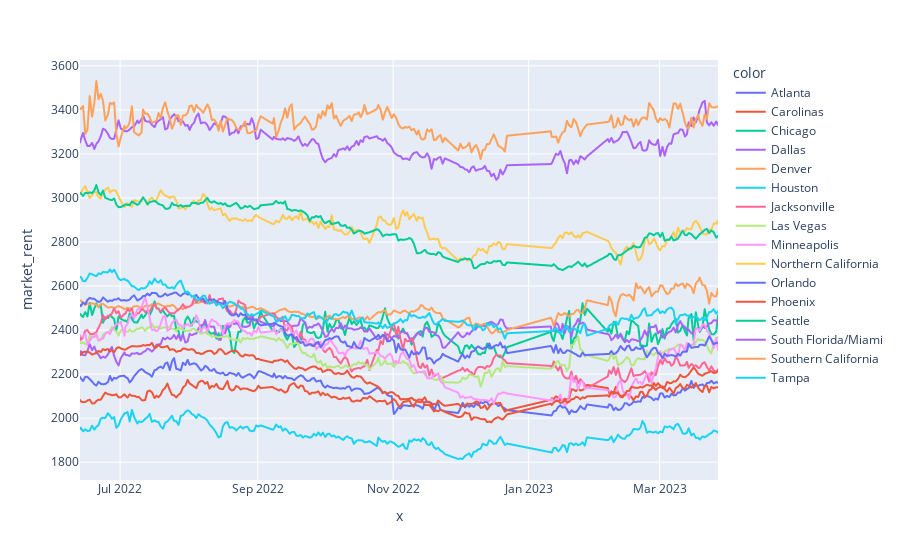

Notebook code cell kept with this figure:
### Code cell
# Breakdown by market_name

fig = px.line(rental_by_market, x=rental_by_market.index.get_level_values(0), y="market_rent", color=rental_by_market.index.get_level_values(1))
fig.show()

### Figure 1 — Plotly figure (JSON) as saved in the notebook; plotly's stock layout.template omitted (floating-point values rounded to 4 significant figures; data arrays with more than 128 entries replaced by an {"elided": "..."} marker saying what was removed)
{"data": [{"hovertemplate": "color=Atlanta<br>x=%{x}<br>market_rent=%{y}<extra></extra>", "legendgroup": "Atlanta", "line": {"color": "#636efa", "dash": "solid"}, "marker": {"symbol": "circle"}, "mode": "lines", "name": "Atlanta", "showlegend": true, "type": "scattergl", "x": {"elided": "252 str values"}, "xaxis": "x", "y": {"elided": "252 float values"}, "yaxis": "y"}, {"hovertemplate": "color=Carolinas<br>x=%{x}<br>market_rent=%{y}<extra></extra>", "legendgroup": "Carolinas", "line": {"color": "#EF553B", "dash": "solid"}, "marker": {"symbol": "circle"}, "mode": "lines", "name": "Carolinas", "showlegend": true, "type": "scattergl", "x": {"elided": "252 str values"}, "xaxis": "x", "y": {"elided": "252 float values"}, "yaxis": "y"}, {"hovertemplate": "color=Chicago<br>x=%{x}<br>market_rent=%{y}<extra></extra>", "legendgroup": "Chicago", "line": {"color": "#00cc96", "dash": "solid"}, "marker": {"symbol": "circle"}, "mode": "lines", "name": "Chicago", "showlegend": true, "type": "scattergl", "x": {"elided": "252 str values"}, "xaxis": "x", "y": {"elided": "252 float values"}, "yaxis": "y"}, {"hovertemplate": "color=Dallas<br>x=%{x}<br>market_rent=%{y}<extra></extra>", "legendgroup": "Dallas", "line": {"color": "#ab63fa", "dash": "solid"}, "marker": {"symbol": "circle"}, "mode": "lines", "name": "Dallas", "showlegend": true, "type": "scattergl", "x": {"elided": "252 str values"}, "xaxis": "x", "y": {"elided": "252 float values"}, "yaxis": "y"}, {"hovertemplate": "color=Denver<br>x=%{x}<br>market_rent=%{y}<extra></extra>", "legendgroup": "Denver", "line": {"color": "#FFA15A", "dash": "solid"}, "marker": {"symbol": "circle"}, "mode": "lines", "name": "Denver", "showlegend": true, "type": "scattergl", "x": {"elided": "252 str values"}, "xaxis": "x", "y": {"elided": "252 float values"}, "yaxis": "y"}, {"hovertemplate": "color=Houston<br>x=%{x}<br>market_rent=%{y}<extra></extra>", "legendgroup": "Houston", "line": {"color": "#19d3f3", "dash": "solid"}, "marker": {"symbol": "circle"}, "mode": "lines", "name": "Houston", "showlegend": true, "type": "scattergl", "x": {"elided": "252 str values"}, "xaxis": "x", "y": {"elided": "252 float values"}, "yaxis": "y"}, {"hovertemplate": "color=Jacksonville<br>x=%{x}<br>market_rent=%{y}<extra></extra>", "legendgroup": "Jacksonville", "line": {"color": "#FF6692", "dash": "solid"}, "marker": {"symbol": "circle"}, "mode": "lines", "name": "Jacksonville", "showlegend": true, "type": "scattergl", "x": {"elided": "252 str values"}, "xaxis": "x", "y": {"elided": "252 float values"}, "yaxis": "y"}, {"hovertemplate": "color=Las Vegas<br>x=%{x}<br>market_rent=%{y}<extra></extra>", "legendgroup": "Las Vegas", "line": {"color": "#B6E880", "dash": "solid"}, "marker": {"symbol": "circle"}, "mode": "lines", "name": "Las Vegas", "showlegend": true, "type": "scattergl", "x": {"elided": "252 str values"}, "xaxis": "x", "y": {"elided": "252 float values"}, "yaxis": "y"}, {"hovertemplate": "color=Minneapolis<br>x=%{x}<br>market_rent=%{y}<extra></extra>", "legendgroup": "Minneapolis", "line": {"color": "#FF97FF", "dash": "solid"}, "marker": {"symbol": "circle"}, "mode": "lines", "name": "Minneapolis", "showlegend": true, "type": "scattergl", "x": {"elided": "252 str values"}, "xaxis": "x", "y": {"elided": "252 float values"}, "yaxis": "y"}, {"hovertemplate": "color=Northern California<br>x=%{x}<br>market_rent=%{y}<extra></extra>", "legendgroup": "Northern California", "line": {"color": "#FECB52", "dash": "solid"}, "marker": {"symbol": "circle"}, "mode": "lines", "name": "Northern California", "showlegend": true, "type": "scattergl", "x": {"elided": "252 str values"}, "xaxis": "x", "y": {"elided": "252 float values"}, "yaxis": "y"}, {"hovertemplate": "color=Orlando<br>x=%{x}<br>market_rent=%{y}<extra></extra>", "legendgroup": "Orlando", "line": {"color": "#636efa", "dash": "solid"}, "marker": {"symbol": "circle"}, "mode": "lines", "name": "Orlando", "showlegend": true, "type": "scattergl", "x": {"elided": "252 str values"}, "xaxis": "x", "y": {"elided": "252 float values"}, "yaxis": "y"}, {"hovertemplate": "color=Phoenix<br>x=%{x}<br>market_rent=%{y}<extra></extra>", "legendgroup": "Phoenix", "line": {"color": "#EF553B", "dash": "solid"}, "marker": {"symbol": "circle"}, "mode": "lines", "name": "Phoenix", "showlegend": true, "type": "scattergl", "x": {"elided": "252 str values"}, "xaxis": "x", "y": {"elided": "252 float values"}, "yaxis": "y"}, {"hovertemplate": "color=Seattle<br>x=%{x}<br>market_rent=%{y}<extra></extra>", "legendgroup": "Seattle", "line": {"color": "#00cc96", "dash": "solid"}, "marker": {"symbol": "circle"}, "mode": "lines", "name": "Seattle", "showlegend": true, "type": "scattergl", "x": {"elided": "252 str values"}, "xaxis": "x", "y": {"elided": "252 float values"}, "yaxis": "y"}, {"hovertemplate": "color=South Florida/Miami<br>x=%{x}<br>market_rent=%{y}<extra></extra>", "legendgroup": "South Florida/Miami", "line": {"color": "#ab63fa", "dash": "solid"}, "marker": {"symbol": "circle"}, "mode": "lines", "name": "South Florida/Miami", "showlegend": true, "type": "scattergl", "x": {"elided": "252 str values"}, "xaxis": "x", "y": {"elided": "252 float values"}, "yaxis": "y"}, {"hovertemplate": "color=Southern California<br>x=%{x}<br>market_rent=%{y}<extra></extra>", "legendgroup": "Southern California", "line": {"color": "#FFA15A", "dash": "solid"}, "marker": {"symbol": "circle"}, "mode": "lines", "name": "Southern California", "showlegend": true, "type": "scattergl", "x": {"elided": "252 str values"}, "xaxis": "x", "y": {"elided": "252 float values"}, "yaxis": "y"}, {"hovertemplate": "color=Tampa<br>x=%{x}<br>market_rent=%{y}<extra></extra>", "legendgroup": "Tampa", "line": {"color": "#19d3f3", "dash": "solid"}, "marker": {"symbol": "circle"}, "mode": "lines", "name": "Tampa", "showlegend": true, "type": "scattergl", "x": {"elided": "252 str values"}, "xaxis": "x", "y": {"elided": "252 float values"}, "yaxis": "y"}], "layout": {"legend": {"title": {"text": "color"}, "tracegroupgap": 0}, "margin": {"t": 60}, "xaxis": {"anchor": "y", "domain": [0, 1], "title": {"text": "x"}}, "yaxis": {"anchor": "x", "domain": [0, 1], "title": {"text": "market_rent"}}}}
